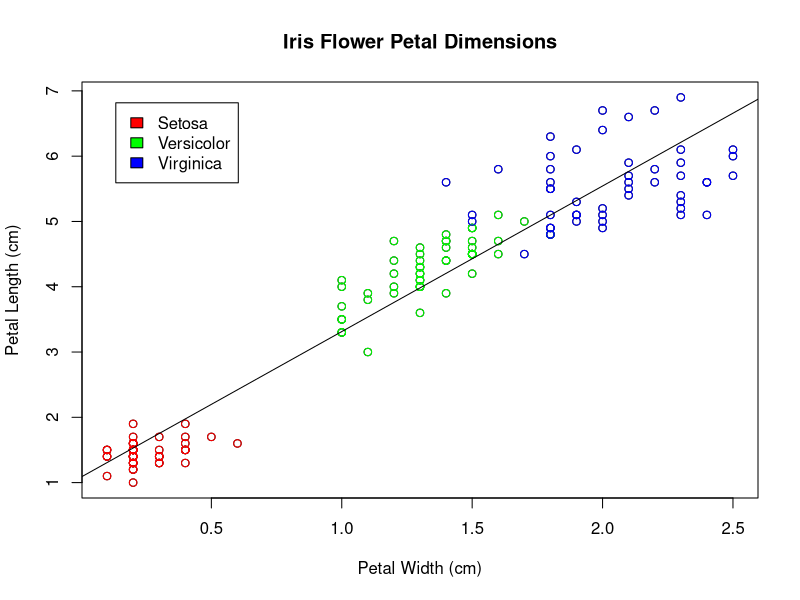

The R source for this figure:
## ---- chunk 1
knitr::opts_chunk$set(echo = TRUE)
## ---- chunk 2
# Load iris dataset
data(iris)

# Scatterplot of Petal Width vs Petal Length
plot(iris$Petal.Width, 
     iris$Petal.Length,
     main="Iris Flower Petal Dimensions",
     xlab="Petal Width (cm)",
     ylab="Petal Length (cm)")

# Color code by iris species 
colors <- c("red","green","blue")[iris$Species]
points(iris$Petal.Width, iris$Petal.Length, col=colors)

# Add legend
legend("topleft", inset=.05,
       c("Setosa", "Versicolor", "Virginica"),
       fill=c("red","green","blue"))

# Add regression line
abline(lm(iris$Petal.Length~iris$Petal.Width))
